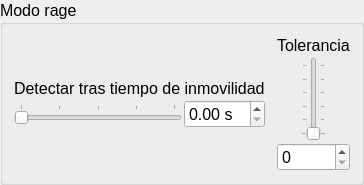
            <widget class="QGroupBox" name="groupBox_5">
             <property name="font">
              <font>
               <pointsize>12</pointsize>
              </font>
             </property>
             <property name="title">
              <string>Modo rage</string>
             </property>
             <layout class="QHBoxLayout" name="horizontalLayout_20">
              <property name="spacing">
               <number>12</number>
              </property>
              <item>
               <layout class="QVBoxLayout" name="verticalLayout_22">
                <item>
                 <spacer name="verticalSpacer_7">
                  <property name="orientation">
                   <enum>Qt::Vertical</enum>
                  </property>
                  <property name="sizeHint" stdset="0">
                   <size>
                    <width>20</width>
                    <height>40</height>
                   </size>
                  </property>
                 </spacer>
                </item>
                <item>
                 <layout class="QVBoxLayout" name="verticalLayout_21">
                  <property name="spacing">
                   <number>2</number>
                  </property>
                  <item>
                   <widget class="QLabel" name="label_rage_immobility">
                    <property name="font">
                     <font>
                      <pointsize>12</pointsize>
                     </font>
                    </property>
                    <property name="text">
                     <string>Detectar tras tiempo de inmovilidad</string>
                    </property>
                   </widget>
                  </item>
                  <item>
                   <layout class="QHBoxLayout" name="horizontalLayout_14">
                    <item>
                     <widget class="AgileSlider" name="slider_rage_immobility">
                      <property name="font">
                       <font>
                        <pointsize>12</pointsize>
                       </font>
                      </property>
                      <property name="focusPolicy">
                       <enum>Qt::NoFocus</enum>
                      </property>
                      <property name="maximum">
                       <number>200</number>
                      </property>
                      <property name="singleStep">
                       <number>1</number>
                      </property>
                      <property name="pageStep">
                       <number>50</number>
                      </property>
                      <property name="orientation">
                       <enum>Qt::Horizontal</enum>
                      </property>
                      <property name="tickPosition">
                       <enum>QSlider::TicksAbove</enum>
                      </property>
                      <property name="tickInterval">
                       <number>50</number>
                      </property>
                     </widget>
                    </item>
                    <item>
                     <widget class="NoWheelDoubleSpinBox" name="spin_rage_immobility">
                      <property name="font">
                       <font>
                        <pointsize>12</pointsize>
                       </font>
                      </property>
                      <property name="focusPolicy">
                       <enum>Qt::StrongFocus</enum>
                      </property>
                      <property name="accelerated">
                       <bool>true</bool>
                      </property>
                      <property name="correctionMode">
                       <enum>QAbstractSpinBox::CorrectToNearestValue</enum>
                      </property>
                      <property name="keyboardTracking">
                       <bool>false</bool>
                      </property>
                      <property name="suffix">
                       <string> s</string>
                      </property>
                      <property name="maximum">
                       <double>99.000000000000000</double>
                      </property>
                      <property name="singleStep">
                       <double>0.500000000000000</double>
                      </property>
                     </widget>
                    </item>
                   </layout>
                  </item>
                 </layout>
                </item>
                <item>
                 <spacer name="verticalSpacer_6">
                  <property name="orientation">
                   <enum>Qt::Vertical</enum>
                  </property>
                  <property name="sizeHint" stdset="0">
                   <size>
                    <width>20</width>
                    <height>40</height>
                   </size>
                  </property>
                 </spacer>
                </item>
               </layout>
              </item>
              <item>
               <layout class="QVBoxLayout" name="verticalLayout_27">
                <property name="spacing">
                 <number>2</number>
                </property>
                <item>
                 <widget class="QLabel" name="label_rage_tolerance">
                  <property name="sizePolicy">
                   <sizepolicy hsizetype="Maximum" vsizetype="Maximum">
                    <horstretch>0</horstretch>
                    <verstretch>0</verstretch>
                   </sizepolicy>
                  </property>
                  <property name="font">
                   <font>
                    <pointsize>12</pointsize>
                    <italic>false</italic>
                   </font>
                  </property>
                  <property name="text">
                   <string>Tolerancia</string>
                  </property>
                 </widget>
                </item>
                <item>
                 <layout class="QVBoxLayout" name="verticalLayout_28">
                  <item>
                   <layout class="QHBoxLayout" name="horizontalLayout_19">
                    <item>
                     <widget class="AgileSlider" name="slider_rage_tolerance">
                      <property name="minimumSize">
                       <size>
                        <width>0</width>
                        <height>80</height>
                       </size>
                      </property>
                      <property name="focusPolicy">
                       <enum>Qt::NoFocus</enum>
                      </property>
                      <property name="maximum">
                       <number>255</number>
                      </property>
                      <property name="singleStep">
                       <number>1</number>
                      </property>
                      <property name="pageStep">
                       <number>50</number>
                      </property>
                      <property name="tracking">
                       <bool>true</bool>
                      </property>
                      <property name="tickPosition">
                       <enum>QSlider::TicksBothSides</enum>
                      </property>
                      <property name="tickInterval">
                       <number>50</number>
                      </property>
                     </widget>
                    </item>
                   </layout>
                  </item>
                  <item>
                   <widget class="NoWheelSpinBox" name="spin_rage_tolerance">
                    <property name="accelerated">
                     <bool>true</bool>
                    </property>
                    <property name="correctionMode">
                     <enum>QAbstractSpinBox::CorrectToNearestValue</enum>
                    </property>
                    <property name="keyboardTracking">
                     <bool>false</bool>
                    </property>
                    <property name="maximum">
                     <number>255</number>
                    </property>
                   </widget>
                  </item>
                 </layout>
                </item>
               </layout>
              </item>
             </layout>
            </widget>
